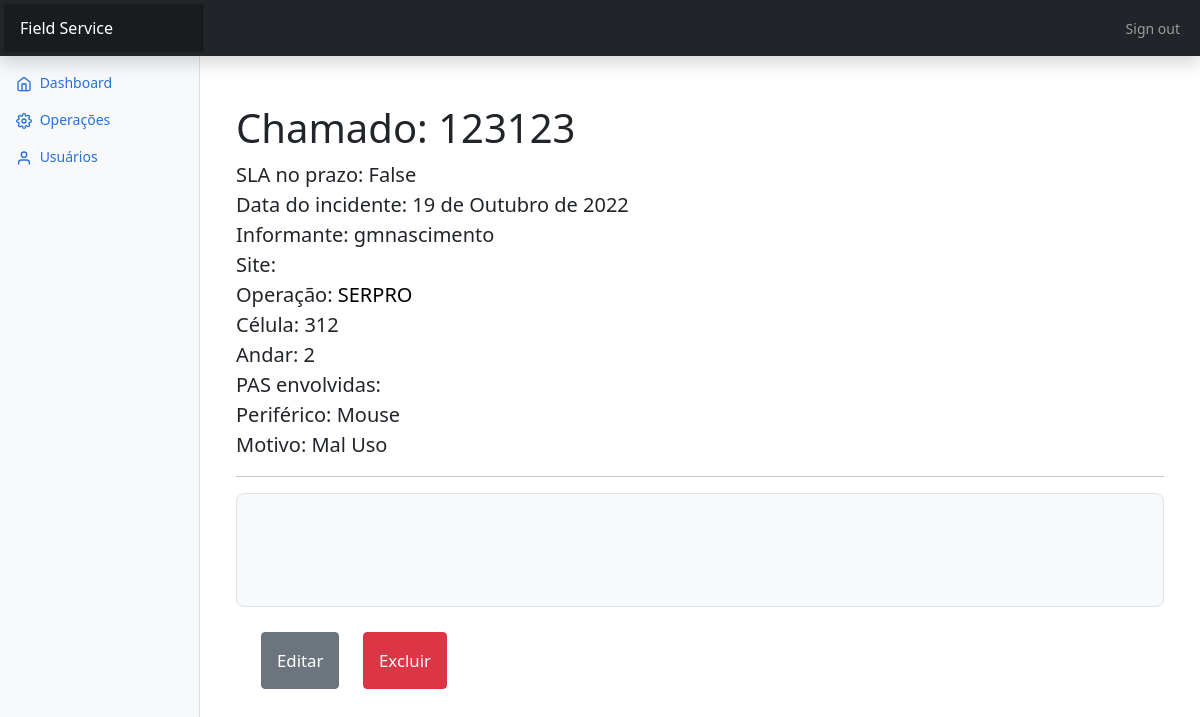
The page /home/incidente/123123 on the database as committed earlier.
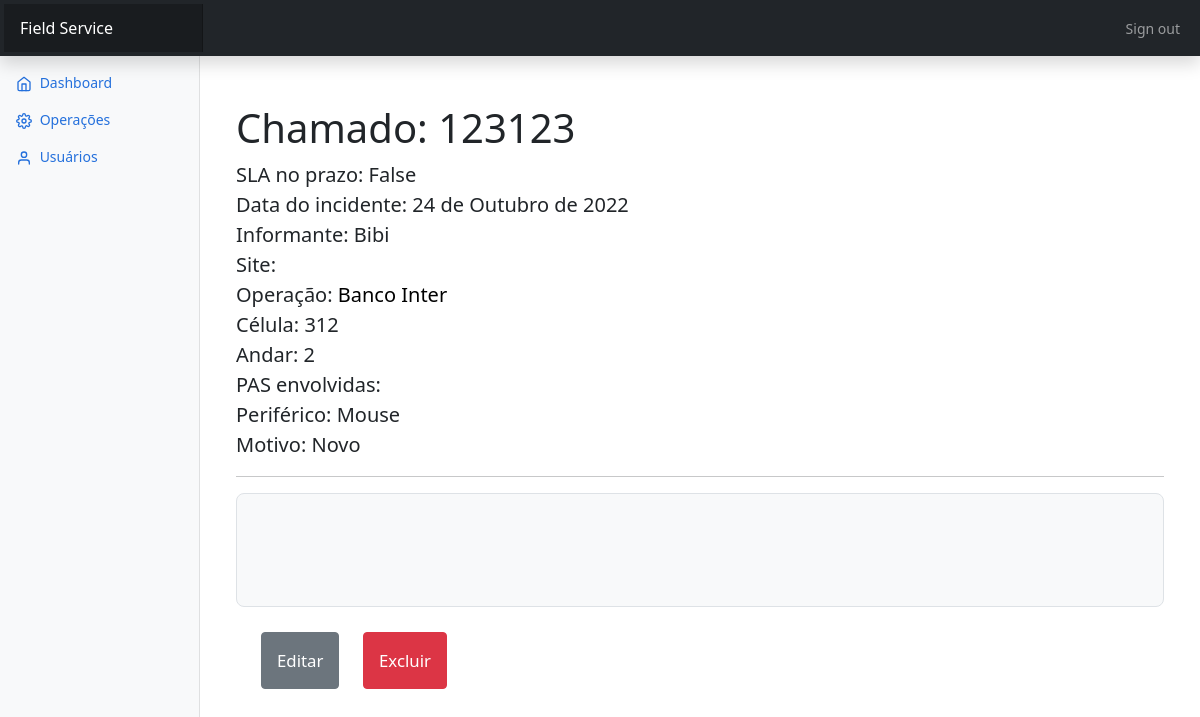
The same page on the database as committed later.
### cadastroEquipamento/models.py (models this page shows, shortened)
class TblSolicitacao(models.Model):
    chamado = models.CharField(max_length=7, unique=True)
    sla = models.BooleanField(default=False)
    data_incidentes = models.DateField()
    solicitante = models.CharField(max_length=50)
    site = models.CharField(max_length=50)
    operacao = models.ForeignKey("TblOperacao", on_delete=models.DO_NOTHING , related_name="Incidentes_ativos")
    andar = models.CharField(max_length=10)
    periferico = models.CharField(max_length=10)
    motivo = models.CharField(max_length=15)
    observacao = models.TextField()
    class Meta:
        managed = True
        db_table = 'tbl_solicitacao'

class TblOperacao(models.Model):
    operacao = models.CharField(unique=True, max_length=15)
    celula = models.IntegerField(default=0)
    qtd_solicitacao = models.IntegerField(blank=True, default=0)
    observacao = models.TextField()
    class Meta:
        managed = True
        db_table = 'tbl_operacao'
    def __str__(self):
        return self.operacao
    def get_absolute_url(self):
            return reverse("operacao_details", kwargs={'pk':self.pk})

### cadastroEquipamento/views.py (the view)
# urls.py: path('incidente/<slug:chamado>', views.incidente_details, name='incidente_details'),
def incidente_details(request, chamado):
    incidente = get_object_or_404(TblSolicitacao, chamado = chamado)
    return render(request, "cadastroEquipamento/html/incidenteDetails.html", {'incidente':incidente})

### templates/cadastroEquipamento/html/incidenteDetails.html (shortened to what this page needs)
<!doctype html>
{% load static %}
<html lang="en" class="h-100">
  <head>
    <link href="{% static 'cadastroEquipamento/assets/dist/css/bootstrap.min.css' %}" rel="stylesheet">
    <link href="{% static 'cadastroEquipamento/css/dashboard.css' %}" rel="stylesheet">
  </head>
  <body class="">
<header class="navbar navbar-dark sticky-top bg-dark flex-md-nowrap p-1 shadow">
  <a class="navbar-brand col-md-3 col-lg-2 me-0 px-3 fs-6" href="{% url 'dashboard' %}">Field Service</a>
  <div class="navbar-nav">
    <div class="nav-item text-nowrap">
      <a class="nav-link px-3" href="#">Sign out</a>
    </div>
  </div>
</header>
<div class="container-fluid">
  <div class="row">
    <nav id="sidebarMenu" class="col-md-3 col-lg-2 d-md-block bg-light sidebar collapse">
      <div class="position-sticky pt-3">
        <ul class="nav flex-column">
          <li class="nav-item">
            <a class="nav-link active" aria-current="page" href="{% url 'dashboard' %}">
              <span data-feather="home" class="align-text-bottom"></span>
              Dashboard
            </a>
          </li>
          <li class="nav-item">
            <a class="nav-link active" aria-current="page" href="{% url 'operacoesAtivas' %}">
              <span data-feather="settings" class="align-text-bottom"></span>
              Operações
            </a>
          </li>
          <li class="nav-item">
            <a class="nav-link active" aria-current="page">
              <span data-feather="user" class="align-text-bottom"></span>
              Usuários
            </a>
          </li>
        </ul>
      </div>
    </nav>
    <main class="col-md-9 ms-sm-auto col-lg-10 px-md-4">
      <div class="container">
        <h1 class="mt-5">Chamado:  {{incidente.chamado}}</h1>
        <p class="lead">
            SLA no prazo: <strong>{{incidente.sla}}</strong> <br>
            Data do incidente: <strong>{{incidente.data_incidentes}}</strong> <br>
            Informante: <strong>{{incidente.solicitante}}</strong> <br>
            Site: <strong>{{incidente.site}}</strong> <br>
            Operação: <strong  class="link-operacao"><a href="{{incidente.operacao.get_absolute_url}}""> {{incidente.operacao}} </a></strong> <br>
            Célula: <strong>{{incidente.operacao.celula}}</strong> <br>
            Andar: <strong>{{incidente.andar}}</strong> <br>
            PAS envolvidas: <strong>{{incidente.PAS}}</strong> <br>
            Periférico: <strong>{{incidente.periferico}}</strong> <br>
            Motivo: <strong>{{incidente.motivo}}</strong>
        </p>
        <hr>
        <div class="h-100 p-5 bg-light border rounded-3">
        </div>
        <div id="container_btns">
            <button type='button' class='btn btn-secondary btn-sm'> <a href="{% url 'deletar' incidente.id %}">Editar</a></button>
            <button type='button' class='btn btn-danger btn-sm'> <a href="{% url 'deletar' incidente.id %}">Excluir</a></button>
        </div>
    </main>
  </div>
</div>
</body>
</html>

Rows that differ between the two databases and show on the page:
removed TblSolicitacao: chamado "123123", sla "False", data_incidentes "19 de Outubro de 2022", solicitante "gmnascimento", operacao "SERPRO", operacao.celula "312", andar "2", periferico "Mouse", motivo "Mal Uso"
added TblSolicitacao: chamado "123123", sla "False", data_incidentes "24 de Outubro de 2022", solicitante "Bibi", operacao "Banco Inter", operacao.celula "312", andar "2", periferico "Mouse", motivo "Novo"
